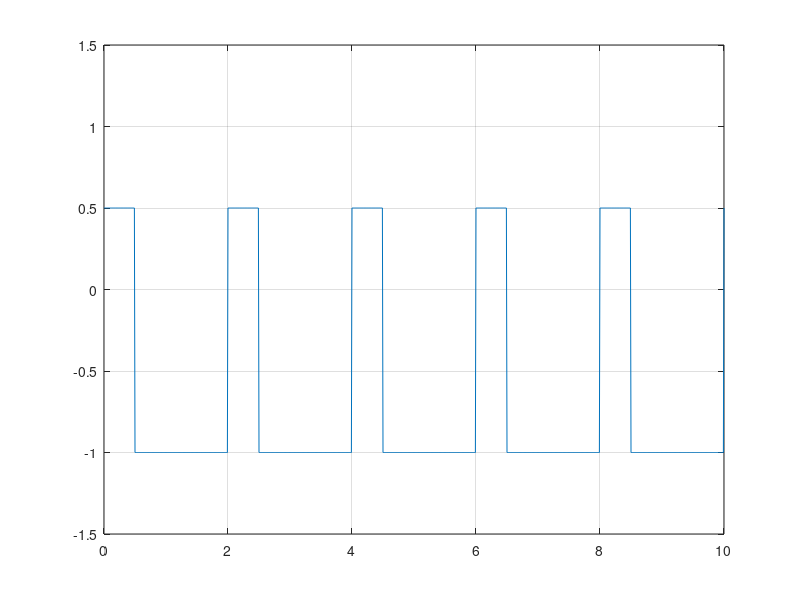

This figure's MATLAB source:
duty = 25;
t = 0:0.01:10;
f = 0.5;
x = square(2*pi*f*t,duty);
for i = 1:length(x)
    if x(i)>0
        x(i) = x(i) - 0.5;
    end
end
plot(t,x)
axis([0 10 -1.5 1.5])
grid on